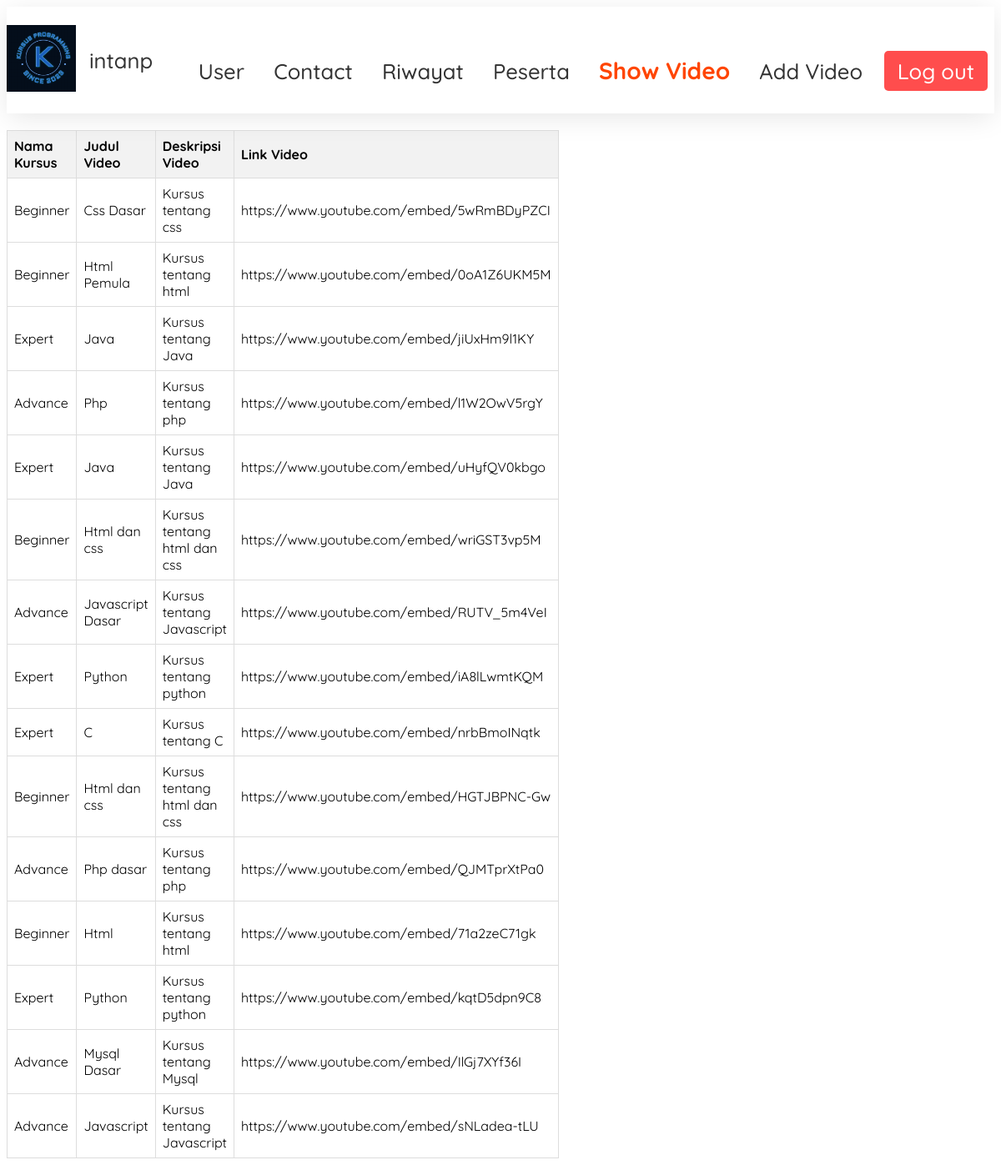
The page /admin/show_video.php (signed in) on the database its author committed.
### tables this page shows
CREATE TABLE `video` (
  `id_video` int(11) NOT NULL,
  `id_kursus` int(11) DEFAULT NULL,
  `judul_video` varchar(255) DEFAULT NULL,
  `deskripsi_video` text DEFAULT NULL,
  `link_video` varchar(255) DEFAULT NULL
);

CREATE TABLE `kursus` (
  `id_kursus` int(11) NOT NULL,
  `nama_kursus` varchar(255) DEFAULT NULL,
  `durasi_kursus` int(11) DEFAULT NULL,
  `biaya_kursus` decimal(10,2) DEFAULT NULL,
  `deskripsi_kursus` text DEFAULT NULL
);

### admin/show_video.php (the view, shortened to what this page needs)
<!DOCTYPE html>
<html lang="en">
<head>
    <link rel="stylesheet" href="css/show_video.css">
</head>
<body>
<?php
if (isset($_SESSION['username'])) {
    $username = $_SESSION['username'];
} else {
    header("Location: ../login.php");
    exit();
}
?>
<header id="header">
      <div class="header-content-div">
      <div class="logo-and-username">
            <a href="#home-sec">
                <img src="../img/Screenshot 2024-02-21 214242.png" alt="Company Logo" id="header-img" />
            </a>
            <span id="username"><?php echo $username; ?></span>
        </div>
        <nav id="nav-bar">
            <a href="admin.php" class="nav-link">User</a>
            <a href="comment.php" class="nav-link">Contact</a>
            <a href="bukti_riwayat.php" class="nav-link">Riwayat</a>
            <a href="peserta.php" class="nav-link">Peserta</a>
            <a href="show_video.php" class="nav-link"  id="active">Show Video</a>
            <a href="add_video.php" class="nav-link">Add Video</a>
            <a href="../index.php" class="nav-link" id="log-out">Log out</a>
        </nav>
      </div>
    </header>
<table id="data-table">
    <thead>
        <tr>
            <th>Nama Kursus </th>
            <th>Judul Video</th>
            <th>Deskripsi Video</th>
            <th>Link Video</th>
        </tr>
    </thead>
    <tbody>
    <?php
$servername = "localhost";
$db_username = "root";
$db_password = "";
$dbname = "kursus";
$conn = new mysqli($servername, $db_username, $db_password, $dbname);
$sql = "SELECT v.judul_video, v.deskripsi_video, v.link_video, k.nama_kursus
        FROM video v
        INNER JOIN kursus k ON v.id_kursus = k.id_kursus";
$result = $conn->query($sql);
if ($result->num_rows > 0) {
  while ($row = $result->fetch_assoc()) {
      echo "<tr>";
      echo "<td>" . htmlspecialchars($row['nama_kursus']) . "</td>";
      echo "<td>" . htmlspecialchars($row['judul_video']) . "</td>";
      echo "<td>" . htmlspecialchars($row['deskripsi_video']) . "</td>";
      echo "<td>" . htmlspecialchars($row['link_video']) . "</td>";
      echo "</tr>";
  }
} else {
  echo "<tr><td colspan='3'>No data found</td></tr>";
}
?>
    </tbody>
</table>
</body>
</html>

### admin/css/show_video.css (style rules this page uses)
#header { height: max-content; font-family: "Quicksand", sans-serif; width: 100%; background-color: white; padding: 1rem 0; position: sticky; z-index: 99; top: 0; left: 0; box-shadow: 0 6px 31px -2px rgba(0, 0, 0, 0.1); }
.header-content-div { max-width: 95rem; width: auto; margin: 0 auto; display: flex; justify-content: space-between; align-items: center; }
#header-img { height: 5rem; width: auto; }
nav { position: relative; top: 0.8rem; display: flex; align-items: center; font-size: 1.6rem; font-weight: 500; padding: 1.5rem 0; font-family: "Quicksand" sans-serif; }
.nav-link { text-decoration: none; color: #333; margin: 0 0.5rem; padding: 0 0.6rem; transition: border-bottom 0.2s; }
#log-out { background-color: #ff4d4d; color: white; padding: 0.5rem 1rem; border-radius: 5px; transition: background-color 0.3s ease, color 0.3s ease; }
.logo-and-username { display: flex; align-items: center; }
#username { font-size: 1.6rem; font-weight: 500; color: #333; margin-left: 1rem; font-family: "Quicksand", sans-serif; text-align: start; }
table { border-collapse: collapse; width: 50%; margin-top: 20px; font-family: "quicksand", sans-serif; }
th, td { border: 1px solid #dddddd; text-align: left; padding: 8px; }
th { background-color: #f2f2f2; }
#active { color: orangered; font-size: 28px; font-weight: bold; }

### rows shown on the page
video: id_kursus.nama_kursus "Beginner", judul_video "Css Dasar", deskripsi_video "Kursus tentang css", link_video "https://www.youtube.com/embed/5wRmBDyPZCI"
video: id_kursus.nama_kursus "Beginner", judul_video "Html Pemula", deskripsi_video "Kursus tentang html", link_video "https://www.youtube.com/embed/0oA1Z6UKM5M"
video: id_kursus.nama_kursus "Expert", judul_video "Java", deskripsi_video "Kursus tentang Java", link_video "https://www.youtube.com/embed/jiUxHm9l1KY"
video: id_kursus.nama_kursus "Advance", judul_video "Php", deskripsi_video "Kursus tentang php", link_video "https://www.youtube.com/embed/l1W2OwV5rgY"
video: id_kursus.nama_kursus "Expert", judul_video "Java", deskripsi_video "Kursus tentang Java", link_video "https://www.youtube.com/embed/uHyfQV0kbgo"
video: id_kursus.nama_kursus "Beginner", judul_video "Html dan css", deskripsi_video "Kursus tentang html dan css", link_video "https://www.youtube.com/embed/wriGST3vp5M"
video: id_kursus.nama_kursus "Advance", judul_video "Javascript Dasar", deskripsi_video "Kursus tentang Javascript", link_video "https://www.youtube.com/embed/RUTV_5m4VeI"
video: id_kursus.nama_kursus "Expert", judul_video "Python", deskripsi_video "Kursus tentang python", link_video "https://www.youtube.com/embed/iA8lLwmtKQM"
video: id_kursus.nama_kursus "Expert", judul_video "C", deskripsi_video "Kursus tentang C", link_video "https://www.youtube.com/embed/nrbBmoINqtk"
video: id_kursus.nama_kursus "Beginner", judul_video "Html dan css", deskripsi_video "Kursus tentang html dan css", link_video "https://www.youtube.com/embed/HGTJBPNC-Gw"
video: id_kursus.nama_kursus "Advance", judul_video "Php dasar", deskripsi_video "Kursus tentang php", link_video "https://www.youtube.com/embed/QJMTprXtPa0"
video: id_kursus.nama_kursus "Beginner", judul_video "Html", deskripsi_video "Kursus tentang html", link_video "https://www.youtube.com/embed/71a2zeC71gk"
video: id_kursus.nama_kursus "Expert", judul_video "Python", deskripsi_video "Kursus tentang python", link_video "https://www.youtube.com/embed/kqtD5dpn9C8"
video: id_kursus.nama_kursus "Advance", judul_video "Mysql Dasar", deskripsi_video "Kursus tentang Mysql", link_video "https://www.youtube.com/embed/IlGj7XYf36I"
video: id_kursus.nama_kursus "Advance", judul_video "Javascript", deskripsi_video "Kursus tentang Javascript", link_video "https://www.youtube.com/embed/sNLadea-tLU"

### other values the page prints
$username "intanp"
